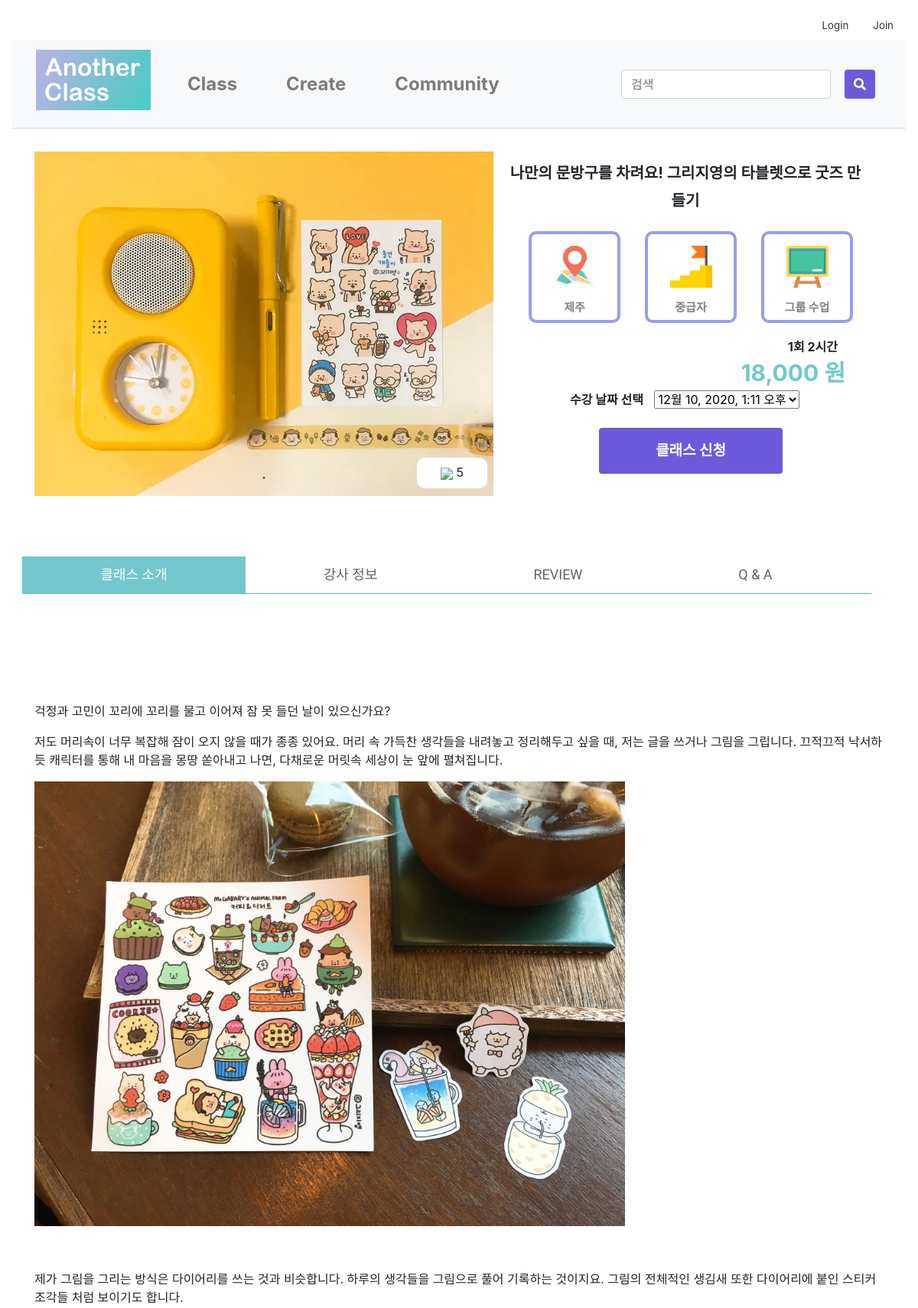
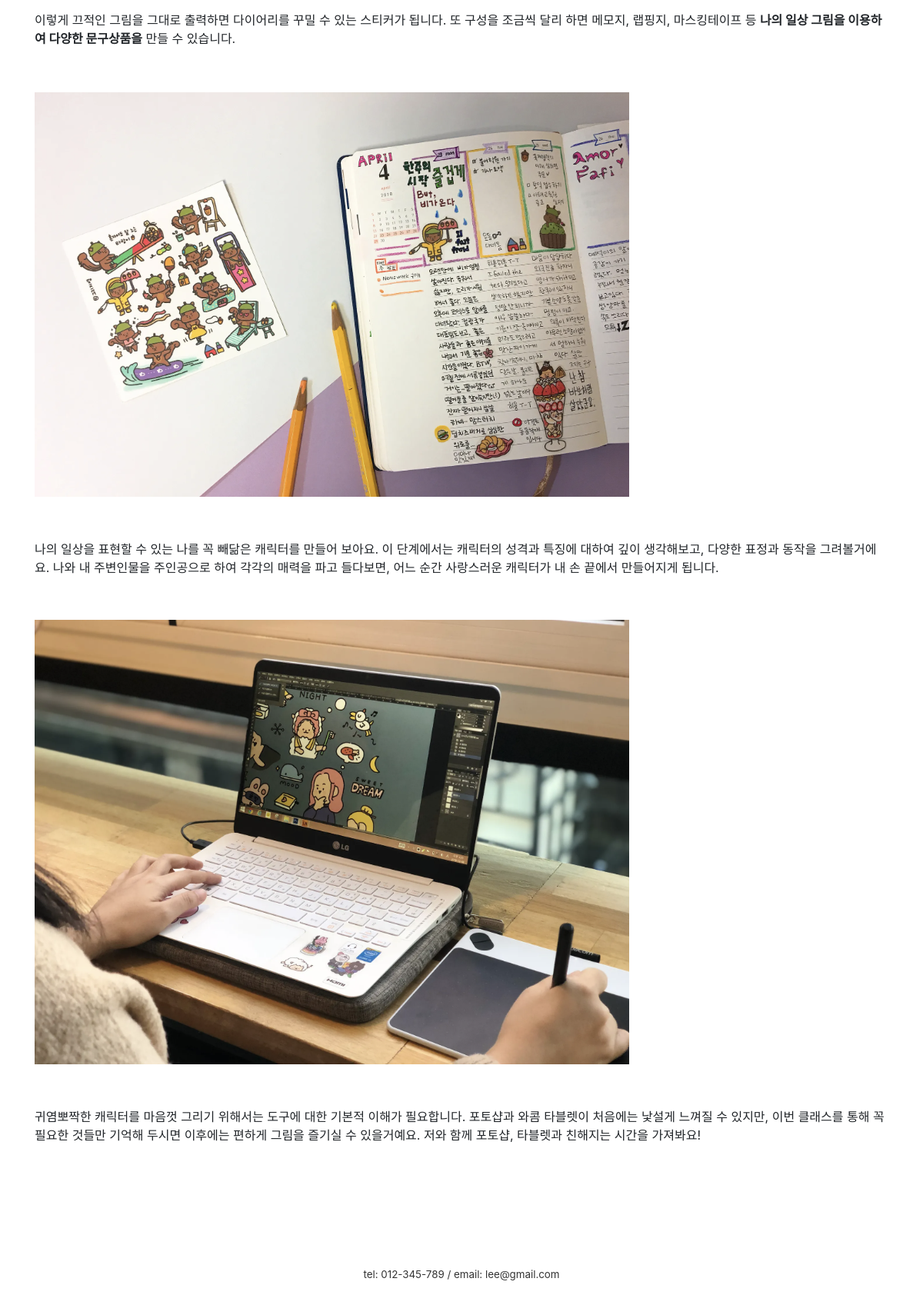
The app's page /product/36/ with its own data (2 pictures, top to bottom).
### firstApp/models.py (models this page shows, shortened)
class Class(models.Model):
    author = models.ForeignKey(settings.AUTH_USER_MODEL, on_delete=models.CASCADE, default=1)
    title = models.CharField(max_length=50)
    tutor = models.CharField(max_length=10)
    tutor_photo = ProcessedImageField(upload_to="tutor", processors=[ResizeToFill(300,300)], default='')
    tutor_insta = models.CharField(null=True, blank=True, max_length=50, default='')
    tutor_blog = models.CharField(null=True, blank=True, max_length=50, default='')
    tutor_youtube = models.CharField(null=True, blank=True, max_length=50, default='')
    category = models.ForeignKey('firstApp.Category', on_delete=models.CASCADE, default=1, related_name='category')
    area = models.ForeignKey('firstApp.Area', on_delete=models.CASCADE, default=1)
    photo = ProcessedImageField(upload_to="class", processors=[ResizeToFill(600,450)], default='')
    body = RichTextUploadingField(default='')
    tutor_body = RichTextUploadingField(default='')
    price = models.CharField(max_length=10)
    time = models.CharField(max_length=5)
    level = models.ForeignKey('firstApp.Level', on_delete=models.CASCADE, default=1, related_name='level')
    mode = models.ForeignKey('firstApp.Mode', on_delete=models.CASCADE, default=1, related_name='mode')
    in_min = models.PositiveIntegerField(null=True, blank=True, default='1')
    in_max = models.PositiveIntegerField(null=True, blank=True, default='1')
    like_user = models.ManyToManyField(settings.AUTH_USER_MODEL, blank=True, related_name='like_class')
    like_count = models.PositiveIntegerField(default=0)
    on_sale = models.BooleanField(null=True, default=False)
    sale_price = models.CharField(null=True, blank=True, max_length=10)
    on_permission = models.BooleanField(null=True, default=False)
    class Meta:
        permissions = [
            ('can_permit', 'Can permit')
        ]

class Area(models.Model):
    name = models.CharField(max_length=20)
    def __str__(self):
        return self.name

class Level(models.Model):
    name = models.CharField(max_length=20)
    def __str__(self):
        return self.name

class Mode(models.Model):
    name = models.CharField(max_length=20)
    def __str__(self):
        return self.name

### firstApp/views.py (the view)
# urls.py: path('product/<int:class_id>/', views.product, name='product'),
def product(request, class_id):
    class_detail = get_object_or_404(Class, pk=class_id)
    heart = 0
    if request.user in class_detail.like_user.all():
        heart = 1
    if request.method == "POST":
        form = QuestionForm(request.POST)
        if form.is_valid():
            question = form.save(commit=False)
            question.inClass = class_detail
            question.author = User.objects.get(username=request.user.get_username())
            question.save()
            return HttpResponseRedirect("/product/{}".format(class_id))
    else:
        form = QuestionForm()
        class_detail.save()
        return render(request, 'firstApp/product.html', {
            'class_detail': class_detail, 'heart': heart, 'form': form})

### firstApp/forms.py
class QuestionForm(forms.ModelForm):
    class Meta:
        model = ClassQna
        fields = ['question']
        widgets = {
            'question': forms.Textarea(attrs={'class': 'form-control', 'style': 'width: 100%; height:10%; resize:none;'})
        }

### firstApp/models.py (called while the page is built)
    def __str__(self):
        return self.name

### firstApp/templates/firstApp/product.html (shortened to what this page needs)
{% extends 'firstApp/base.html'%}
{% load static %}
{% load humanize %}
{% block content %}
<link href="{% static 'css/product_custom.css' %}" rel="stylesheet">
<link rel="stylesheet" href="{% static 'css/slick.css' %}">
<link rel="stylesheet" href="{% static 'css/slick-theme.css' %}">
<div class="container">
    <div class="product">
        <div class="product-pic">
            <div style="width:min(80vw,600px);height:min(60vw,450px);" class="for_slick_slider single-item product-single">
                <div class="items"><img src="{{ class_detail.photo.url }}"></div>
            </div>
            <div class="like like_block">
                    {% if user != class_detail.author %}
                    {% if heart == 1 %}
                    <a href="{% url 'like' class_detail.id %}"><b><img
                            src="https://img.icons8.com/material-sharp/24/000000/like.png"/></b></a>
                    {% else %}
                    <a href="{% url 'like' class_detail.id %}"><b><img
                            src="https://img.icons8.com/metro/26/000000/like.png"/></b></a>
                    {% endif %}
                    {{ class_detail.like_count }}
                    {% else %}
                    <b><img src="https://img.icons8.com/material-sharp/24/000000/like.png"/></b>
                    {{ class_detail.like_count }}
                    {% endif %}
             </div>
        </div>
        <div class="product-info product-info-o">
            <div><h2 style="line-height:1.8;">{{ class_detail.title }}</h2></div>
            <ul class="prolist">
                <li class="proitem"><img class="proicon" src="{% static 'image\location.png' %}"><div class="proitem-item">{{class_detail.area}}</div> </li>
                <li class="proitem"><img class="proicon" src="{% static 'image\difficulty.png' %}"><div class="proitem-item">{{class_detail.level}}</div></li>
                <li class="proitem"><img class="proicon" src="{% static 'image\mode2.png' %}">
                    <div class="proitem-item">
                    {% if class_detail.in_min != 1 %}
                    {% if class_detail.in_max != 1 %}
                    {{class_detail.in_min}}명 ~ {{class_detail.in_max}}명
                    {% endif %}
                        {% else %}
                        {{class_detail.mode}}
                    {% endif %}
                    </div>
                </li>
            </ul>
            <div class="price_div">
                 <div class="time_tag"> 1회 {{class_detail.time}}시간 </div>
                {% if class_detail.on_sale == True %}
                <span class="price_tag">{{class_detail.price|intcomma}}원</span>
                <span class="sale_tag">{{class_detail.sale_price|intcomma}}원</span>
                    {% else %}
                    <span class="sale_tag">{{class_detail.sale_price|intcomma}} 원</span>
                    {% endif %}
            </div>
            {% if user != class_detail.author %}
            <form class="date_select_form" action="{% url 'apply' class_detail.id%}" method="get">
                <span class="form_span">수강 날짜 선택</span>
            <select name="date" >
                {% for date in class_detail.date_class.all %}
                <option value="{{date.pk}}">{{ date.date }}</option>
                {% endfor %}
            </select>
                    <input class="btn btn-primary button" type="submit" value="클래스 신청">
            </form>
            {% endif %}
        </div>
    </div>
    <div class="category-tab shop-details-tab">
        <ul class="nav nav-tabs ">
            {% if window.innerWidth < 450 %}
            <li class="active"><a data-toggle="tab" href="#details">c</a></li>
            <li><a data-toggle="tab" href="#tutor">t</a></li>
            <li><a data-toggle="tab" href="#review">R</a></li>
            <li><a data-toggle="tab" href="#qna">Q</a></li>
            {% else %}
            <li class="active"><a data-toggle="tab" href="#details">클래스 소개</a></li>
            <li><a data-toggle="tab" href="#tutor">강사 정보</a></li>
            <li><a data-toggle="tab" href="#review">REVIEW</a></li>
            <li><a data-toggle="tab" href="#qna">Q & A</a></li>
            {% endif %}
        </ul>
        <div class="tab-content">
            <div class="tab-pane active" id="details">
                <div class="more-container">
                    <div class="con-desc">
                        {{ class_detail.body | safe }}
                    </div>
                </div>
            </div>
        </div>
    </div>
</div>
{% endblock content%}

### firstApp/static/css/base.css (style rules this page uses)
img { max-width:100%; }
.btn-primary, .btn-primary:active, .btn-primary:visited { background-color:#6C5ADA !important; border:none !important; color:white !important; }

### firstApp/static/css/navbar_custom.css (style rules this page uses)
a { color:#333; }

### firstApp/static/css/product_custom.css (style rules this page uses)
.for_slick_slider { display:flex; }
.for_slick_slider .items { width:min(85vw,600px); height:min(60vw,450px); z-index:1; }
.for_slick_slider .items img { width:min(85vw,600px); height:min(60vw,450px); }
.like_block { position:absolute; width:92px; height:40px; background-color:#fff; border-radius:10px; bottom:40px; left:500px; text-align:center; padding-top:7px; }
.product-pic { float:left; position:relative; }
.product-info-o { float:left; width:500px; padding-left:30px; }
.product-info-o h2 { font-weight:bold; font-size:20px; padding-top:10px; text-align:center; position:relative; left:-3%; height:60px; }
.product-info img { padding-top: 15px; }
.product-info ul { font-size:15px; list-style:none; }
.button { font-weight:bold; font-size:19px; float:left; background-color:rgb(58, 192, 189); color:#fff; width:240px;height:60px; padding-top:7px; margin-right:20px; margin-bottom:15px; text-align:center; position: relative; left:23%; margin-top:25px; }
.category-tab ul { bottom: 1px; background: #fff; border-bottom: 1px solid #4ECAC6; list-style: none outside none; position: relative; left:-1.4%; width: 100%; }
.nav:before, .nav:after { display: table; content: " "; }
.nav:after { clear: both; }
.nav-tabs li.active a, .nav-tabs li.active a:hover, .nav-tabs li.active a:focus { border: 0px; color: #FFFFFF; cursor: default; margin-right: 0; margin-left: 0; }
.nav>li>a { position: relative; }
.category-tab ul li a { border: 0 none; border-radius: 0; color: #B6B3E5; display: block; font-family: 'Roboto', sans-serif; font-size: 14px; text-transform: uppercase; }
.nav-tabs { border-bottom: 1px solid #ddd; }
.nav { padding-left: 0; margin-bottom: 0; list-style: none; }
.nav-tabs li.active a, .nav-tabs li.active a:hover, .nav-tabs li.active a:focus { background-color: #74C7CC; border: 0px; color: #FFFFFF; cursor: default; margin-right: 0; margin-left: 0; margin-top: 50px; block:none; }
.category-tab ul li a { border: 0 none; border-radius: 0; color: rgb(99,99,99); display: block; font-family: 'Roboto', sans-serif; font-size: min(2vw, 18px); text-transform: uppercase; }
.nav-tabs li a { border: 1px solid rgba(0, 0, 0, 0); border-radius: 4px 4px 0 0; line-height: 1.42857; margin-right: 0; margin-top: 50px; }
.nav>li>a { position: relative; display: block; padding: 11px 102px; color: #428bca; text-decoration: none; background: transparent; }
.more-container { padding-top:100px; }
.tab-content>.active { display: block; }
.prolist { display: inline-block; text-align: center; list-style:none; padding:0; }
.product-info-o .proitem { text-align: center; margin: 1rem; float: left; height: 120px; width: 120px; position: relative; top: 20px; border: 4px solid #9B9EEA; border-radius: 10px; }
.proitem-item { font-weight: bold; padding-top: 15px; color:#848484; }
.proicon { width: min(55px, 10vw); }
.price_div { text-align: right; padding-top: 7px; paddig-bottom: 20px; }
.sale_tag { font-size: 30px; text-align: right; font-weight: bold; padding-right: 40px; padding-left: 10px; color: #74C7CC; }
.time_tag { padding-right: 50px; font-weight: bold; }
.form_span { padding-left:70px; margin-top:40px; font-weight:bold; padding-right:10px; }

### records on screen
Class: photo (picture), like_count "5", title "나만의 문방구를 차려요! 그리지영의 타블렛으로 굿즈 만들기", area "제주", level "중급자", mode "그룹 수업", time "2", sale_price "18,000", body "걱정과 고민이 꼬리에 꼬리를 물고 이어져 잠 못 들던 날이 있으신가요? 저도 머리속이 너무 복잡해 잠이 오지 않을 때가 종종 있어요. 머리 속 가득찬 생각들을 내려놓고 정리해두고 싶을 때, 저는 글을 쓰거나 그림을 그립니다. 끄적끄적 낙서하듯 캐릭터를 통해 내 마음을 몽땅 쏟아내고 나면, 다채로운 머릿속 세상이 눈 앞에 펼쳐집니다. 제가 그림을 그리는 방식은 다이어리를 쓰는 것과 비슷합니다. 하루의 생각들을 그림으로 풀어 기록하는 것이지요. 그림의 전체적인 생김새 또한 다이어리에 붙인 스티커 조각들 처럼 보이기도 합니다. 이렇게 끄적인 그림을 그대로 출력하면 다이어리를 꾸밀 수 있는 스티커가 됩니다. 또 구성을 조금씩 달리 하면 메모지, 랩핑지, 마스킹테이프 등 나의 일상 그림을 이용하여 다양한 문구상품을 만들 수 있습니다. 나의 일상을 표현할 수 있는 나를 꼭 빼닮은 캐릭터를 만들어 보아요. 이 단계에서는 캐릭터의 성격과 특징에 대하여 깊이 생각해보고, 다양한 표정과 동작을 그려볼거에요. 나와 내 주변인물을 주인공으로 하여 각각의 매력을 파고 들다보면, 어느 순간 사랑스러운 캐릭터가 내 손 끝에서 만들어지게 됩니다. 귀염뽀짝한 캐릭터를 마음껏 그리기 위해서는 도구에 대한 기본적 이해가 필요합니다. 포토샵과 와콤 타블렛이 처음에는 낯설게 느껴질 수 있지만, 이번 클래스를 통해 꼭 필요한 것들만 기억해 두시면 이후에는 편하게 그림을…", body (picture)

### other values on screen
form field date "12월 10, 2020, 1:11 오후"
